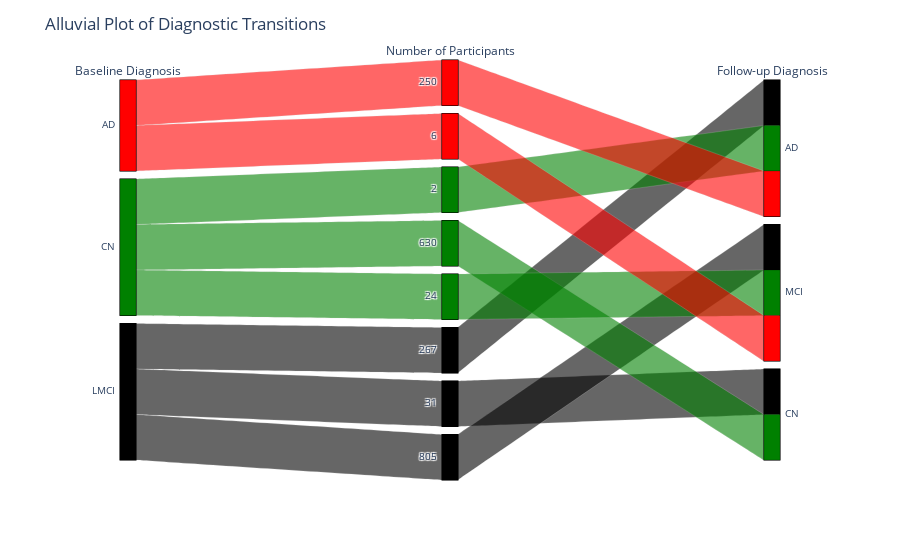

The notebook cell saved with this chart:
### Code cell
alluvial_data = merged_df[['RID', 'DX_bl', 'DX']]

flows = alluvial_data.groupby(['DX_bl', 'DX']).size().reset_index(name='count')

color_map = {
    'CN': 'green',
    'AD': 'red',
    'LMCI': 'black'
}

flows['color'] = flows['DX_bl'].map(color_map)

fig = px.parallel_categories(
    flows,
    dimensions=['DX_bl', 'count', 'DX'],
    color='color',
    labels={'DX_bl': 'Baseline Diagnosis',
            'DX': 'Follow-up Diagnosis', 'count': 'Number of Participants'}
)

fig.update_layout(
    title="Alluvial Plot of Diagnostic Transitions", font_size=12)
fig.show()

### Figure 1 — Plotly figure (JSON) as saved in the notebook; plotly's stock layout.template omitted (floating-point values rounded to 4 significant figures)
{"data": [{"dimensions": [{"label": "Baseline Diagnosis", "values": ["AD", "AD", "CN", "CN", "CN", "LMCI", "LMCI", "LMCI"]}, {"label": "Number of Participants", "values": [250, 6, 2, 630, 24, 267, 31, 805]}, {"label": "Follow-up Diagnosis", "values": ["AD", "MCI", "AD", "CN", "MCI", "AD", "CN", "MCI"]}], "domain": {"x": [0, 1], "y": [0, 1]}, "line": {"color": ["red", "red", "green", "green", "green", "black", "black", "black"], "coloraxis": "coloraxis"}, "name": "", "type": "parcats"}], "layout": {"coloraxis": {"colorbar": {"title": {"text": "color"}}, "colorscale": [[0, "#0d0887"], [0.1111, "#46039f"], [0.2222, "#7201a8"], [0.3333, "#9c179e"], [0.4444, "#bd3786"], [0.5556, "#d8576b"], [0.6667, "#ed7953"], [0.7778, "#fb9f3a"], [0.8889, "#fdca26"], [1, "#f0f921"]]}, "font": {"size": 12}, "legend": {"tracegroupgap": 0}, "margin": {"t": 60}, "title": {"text": "Alluvial Plot of Diagnostic Transitions"}}}
